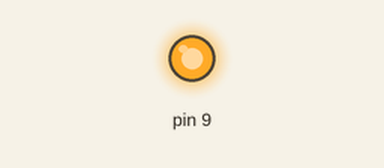
Simulated run of this sketch. Board: Arduino Uno, built with avr-gcc and run on an emulated ATmega328P. On the bench: output pins drawn as LEDs (lit = HIGH).

Above: at 0.7 s.
At 5.2 s:
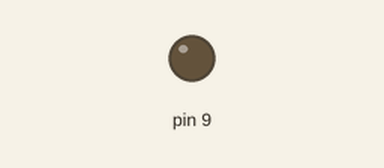
Timing chart, 0 to 6.9 s (numbered marks = the images above):
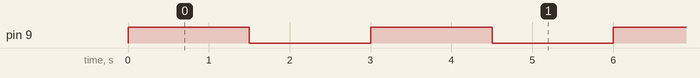

Measured:
- by itself, pin 9: alternates HIGH for 1.5 s and LOW for 1.5 s

The sketch:

sketch_feb20a.ino
```cpp
#include <elapsedMillis.h>
elapsedMillis timeElapsed=0;
unsigned int interval = 1500;
void setup() {
  pinMode(9,OUTPUT);

}

void loop() {

 while (timeElapsed <= interval) {
  digitalWrite(9,HIGH);
  }
  while (timeElapsed <= (interval+interval)){
   digitalWrite(9,LOW);}
   timeElapsed=0;


}
```
